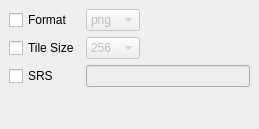
<?xml version="1.0" encoding="UTF-8"?>
<ui version="4.0">
 <class>WMSOptionsWidget</class>
 <widget class="QWidget" name="WMSOptionsWidget">
  <property name="geometry">
   <rect>
    <x>0</x>
    <y>0</y>
    <width>259</width>
    <height>129</height>
   </rect>
  </property>
  <property name="windowTitle">
   <string>WMS Options</string>
  </property>
  <widget class="QWidget" name="gridLayoutWidget">
   <property name="geometry">
    <rect>
     <x>9</x>
     <y>9</y>
     <width>241</width>
     <height>111</height>
    </rect>
   </property>
   <layout class="QGridLayout" name="gridLayout">
    <item row="0" column="0">
     <widget class="QCheckBox" name="formatCheckBox">
      <property name="text">
       <string>Format</string>
      </property>
     </widget>
    </item>
    <item row="1" column="0">
     <widget class="QCheckBox" name="tileSizeCheckBox">
      <property name="text">
       <string>Tile Size</string>
      </property>
     </widget>
    </item>
    <item row="2" column="0">
     <widget class="QCheckBox" name="srsCheckBox">
      <property name="text">
       <string>SRS</string>
      </property>
     </widget>
    </item>
    <item row="3" column="0">
     <spacer name="verticalSpacer">
      <property name="orientation">
       <enum>Qt::Vertical</enum>
      </property>
      <property name="sizeHint" stdset="0">
       <size>
        <width>20</width>
        <height>40</height>
       </size>
      </property>
     </spacer>
    </item>
    <item row="0" column="1">
     <widget class="QComboBox" name="formatComboBox">
      <property name="enabled">
       <bool>false</bool>
      </property>
      <item>
       <property name="text">
        <string>png</string>
       </property>
      </item>
      <item>
       <property name="text">
        <string>jpeg</string>
       </property>
      </item>
     </widget>
    </item>
    <item row="1" column="1">
     <widget class="QComboBox" name="tileSizeComboBox">
      <property name="enabled">
       <bool>false</bool>
      </property>
      <item>
       <property name="text">
        <string>256</string>
       </property>
      </item>
      <item>
       <property name="text">
        <string>128</string>
       </property>
      </item>
      <item>
       <property name="text">
        <string>64</string>
       </property>
      </item>
     </widget>
    </item>
    <item row="2" column="1" colspan="2">
     <widget class="QLineEdit" name="srsLineEdit">
      <property name="enabled">
       <bool>false</bool>
      </property>
     </widget>
    </item>
    <item row="0" column="2">
     <spacer name="horizontalSpacer">
      <property name="orientation">
       <enum>Qt::Horizontal</enum>
      </property>
      <property name="sizeHint" stdset="0">
       <size>
        <width>40</width>
        <height>20</height>
       </size>
      </property>
     </spacer>
    </item>
    <item row="1" column="2">
     <spacer name="horizontalSpacer_2">
      <property name="orientation">
       <enum>Qt::Horizontal</enum>
      </property>
      <property name="sizeHint" stdset="0">
       <size>
        <width>40</width>
        <height>20</height>
       </size>
      </property>
     </spacer>
    </item>
   </layout>
  </widget>
 </widget>
 <resources/>
 <connections>
  <connection>
   <sender>formatCheckBox</sender>
   <signal>toggled(bool)</signal>
   <receiver>formatComboBox</receiver>
   <slot>setEnabled(bool)</slot>
   <hints>
    <hint type="sourcelabel">
     <x>32</x>
     <y>23</y>
    </hint>
    <hint type="destinationlabel">
     <x>103</x>
     <y>29</y>
    </hint>
   </hints>
  </connection>
  <connection>
   <sender>tileSizeCheckBox</sender>
   <signal>toggled(bool)</signal>
   <receiver>tileSizeComboBox</receiver>
   <slot>setEnabled(bool)</slot>
   <hints>
    <hint type="sourcelabel">
     <x>40</x>
     <y>46</y>
    </hint>
    <hint type="destinationlabel">
     <x>94</x>
     <y>48</y>
    </hint>
   </hints>
  </connection>
  <connection>
   <sender>srsCheckBox</sender>
   <signal>toggled(bool)</signal>
   <receiver>srsLineEdit</receiver>
   <slot>setEnabled(bool)</slot>
   <hints>
    <hint type="sourcelabel">
     <x>24</x>
     <y>72</y>
    </hint>
    <hint type="destinationlabel">
     <x>109</x>
     <y>81</y>
    </hint>
   </hints>
  </connection>
 </connections>
</ui>
